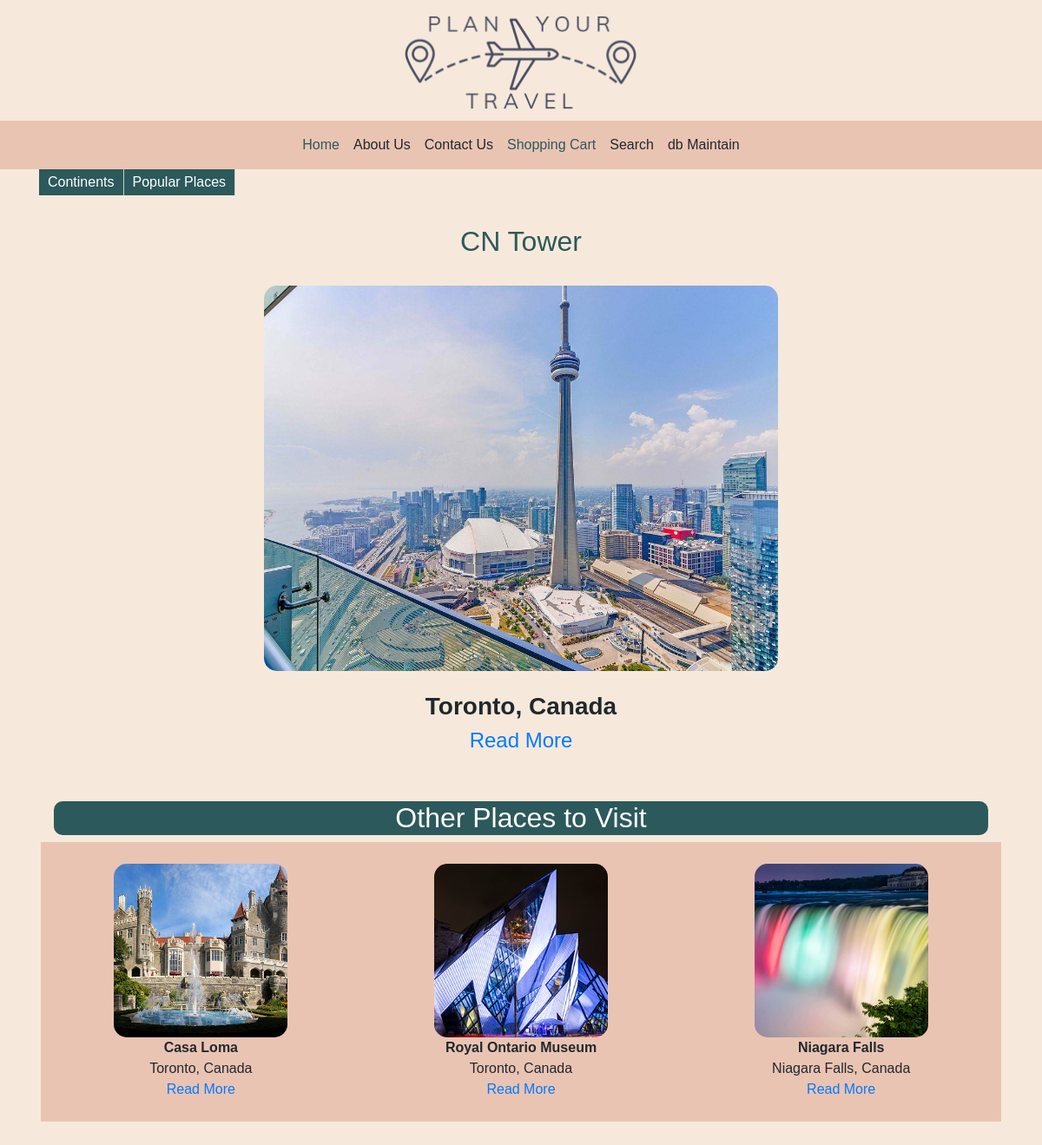
Screenshot of /home.php?id=3 with the database file from the repository.
### tables this page shows
CREATE TABLE `home` (
  `place_id` int(11) NOT NULL,
  `placename` varchar(255) NOT NULL,
  `placelocation` varchar(255) NOT NULL,
  `mainimage` varchar(255) NOT NULL,
  `price` int(11) DEFAULT NULL
);

CREATE TABLE `closedistances` (
  `attID` int(11) NOT NULL,
  `placeA` varchar(255) NOT NULL,
  `placeB` varchar(255) NOT NULL,
  `imageA` varchar(255) NOT NULL,
  `imageB` varchar(255) NOT NULL,
  `locA` varchar(255) NOT NULL,
  `locB` varchar(255) NOT NULL,
  `place_id` int(11) DEFAULT NULL
);

### home.php (the view, shortened to what this page needs)
<!DOCTYPE html>
<html lang="en">
<head>
      <link rel="stylesheet" href="style.css">
      <link rel="stylesheet" href="https://maxcdn.bootstrapcdn.com/bootstrap/4.4.1/css/bootstrap.min.css">
      <link rel="stylesheet" href="https://cdnjs.cloudflare.com/ajax/libs/font-awesome/4.7.0/css/font-awesome.min.css">
      <link rel="stylesheet" href="https://use.fontawesome.com/releases/v5.7.1/css/all.css">
</head>
<body>
  <div class="container">
            <img class="center-block" id="banner" src="images/banner.png">
  </div>
  <div>
    <nav class="navbar navbar-expand-sm justify-content-center navigation">
       <ul class="navbar-nav">
        <li class="nav-item">
          <a class="nav-link" href="home.php">Home</a>
        </li>
        <li class="nav-item">
          <a class="nav-link" onClick="displayModal('about')">About Us</a>
        </li>
        <li class="nav-item">
          <a class="nav-link" onClick="displayModal('contact')">Contact Us</a>
        </li>
        <li class="nav-item">
          <a class="nav-link" href="shoppingcart.php">Shopping Cart</a>
        </li>
        <li class="nav-item">
          <a class="nav-link" data-container="#content-1">Search</a>
        </li>
        <li class="nav-item">
          <a class="nav-link" data-container="#content-2">db Maintain</a>
        </li>
      </ul>
      </nav>
    </div>
  <div class="container">
      <ul id="menu">
              <li class="parent"><a href="">Continents</a>
      <li class="parent"><a href="#">Popular Places</a>
    </ul>
  </div>
<?php
echo '
<div class="container p-3 my-3 text-center">
  <div class="container p-3 my-3 text-center">';
$user = 'root';
$pass = '';
$db = 'cps630';
$id = '';
if( isset( $_GET['id'])) {
    $id = $_GET['id'];
}
$mainrm = 'readmore.php?id=';
$mainrm .= $id;
if( (int)$id == $id && (int)$id > 0 ) {
  $conn = mysqli_connect("localhost", $user, $pass, $db);
  $sql = "SELECT * FROM home WHERE place_id=".$id;
  $result = mysqli_query($conn, $sql);
  while ($row = mysqli_fetch_array($result)) {
    echo "<h2>" . $row["placename"]. "</h2><br>";
    echo "<img id='mainimage' src=". $row["mainimage"]. "><br>";
    echo "<br><h3><b>". $row["placelocation"]."</b></h3><h4><a href=". $mainrm .">Read More</a></h4>";
    }
  echo "</div>";
  echo "<div class='container p-3 my-3'>";
  echo "
  <div class='container placesheader'>
      <h2 style='color:white'> Other Places to Visit </h1>
  </div>";
  if ($id % 2 == 0) {
    $first = $id - 1;
    $activerm = 'readmore.php?id=';
    $activerm .= $first;
  } else {
    $first = $id + 1;
    $activerm = 'readmore.php?id=';
    $activerm .= $first;
  }
  $sql = "SELECT * FROM closedistances WHERE place_id=".$id;
  $result = mysqli_query($conn, $sql);
  echo "<div class='row text-center'>";
    while ($row = mysqli_fetch_array($result)) {
        echo "<div class='col topother' id='content'>";
          echo "<img class = 'closedistance' src=". $row["imageA"]. ">";
          echo "<br><b>" .$row["placeA"]. "</b>";
          echo "<br>". $row["locA"]."<br>";
        echo "</div>";
        echo "<div class='col topother' id='content'>";
          echo "<img class = 'closedistance' src=". $row["imageB"]. ">";
          echo "<br><b>" .$row["placeB"]. "</b>";
          echo "<br>". $row["locB"]."<br>";
        echo "</div>
        ";
      }
     $sql = "SELECT * FROM home WHERE place_id=".$first;
     $result = mysqli_query($conn, $sql);
     while ($row = mysqli_fetch_array($result)) {
         echo "<div class='col topother' id='content'>";
          echo "<img class = 'closedistance' src=". $row["mainimage"]. ">";
          echo "<br><b>" .$row["placename"]. "</b>";
          echo "<br>". $row["placelocation"]."<br>
         </div>";
       }
     echo "<div class='w-100'></div>
  <div class='col bottomother'><a href=''>Read More</a></div>
  <div class='col bottomother'><a href=''>Read More</a></div>
  <div class='col bottomother'><a href='$activerm'>Read More</a></div>";
  echo "</div></div>";
}
?>
</body>
</html>

### style.css (style rules this page uses)
.parent { display: block; position: relative; float: left;line-height: 30px;background-color: #2C595B; border-right:#CCC 1px solid; }
.parent a { margin: 10px;color: #FFFFFF;text-decoration: none; }
ul { list-style: none;margin: 0;padding: 0px; min-width:10em; }
a.nav-link { color: #2C595B; }
body { background-color: #F6E9DB; color: #21282D; font-family: 'Muli', sans-serif; }
h2 { font-family: 'Muli', sans-serif; font-weight: bold; color: #2C595B; }
.center-block { display: block; margin-left: auto; margin-right: auto; }
.navigation { background-color:#EAC4B3; }
#banner { max-width: 25%; height: auto; }
#menu { position: absolute; z-index: 1; }
#mainimage { border-radius: 15px; object-fit: contain; width: 55%; height: 55%; }
.closedistance { width:200px; height:200px; object-fit:cover; border-radius: 15px; visibility: visible; }
.placesheader { background-color: #2C595B; border-radius: 10px; }
.topother { background-color: #EAC4B3; padding-top: 25px; padding-left: 25px; padding-right: 25px; }
.bottomother { background-color: #EAC4B3; padding-bottom: 25px; }

### home.php (style rules this page uses)
body { background-color: #F6E9DB; color: #21282D; font-family: 'Muli', sans-serif; }

### rows the page displays
home: placename "CN Tower", mainimage (picture), placelocation "Toronto, Canada"
closedistances: imageA (picture), placeA "Casa Loma", locA "Toronto, Canada", imageB (picture), placeB "Royal Ontario Museum", locB "Toronto, Canada"
home: mainimage (picture), placename "Niagara Falls", placelocation "Niagara Falls, Canada"
